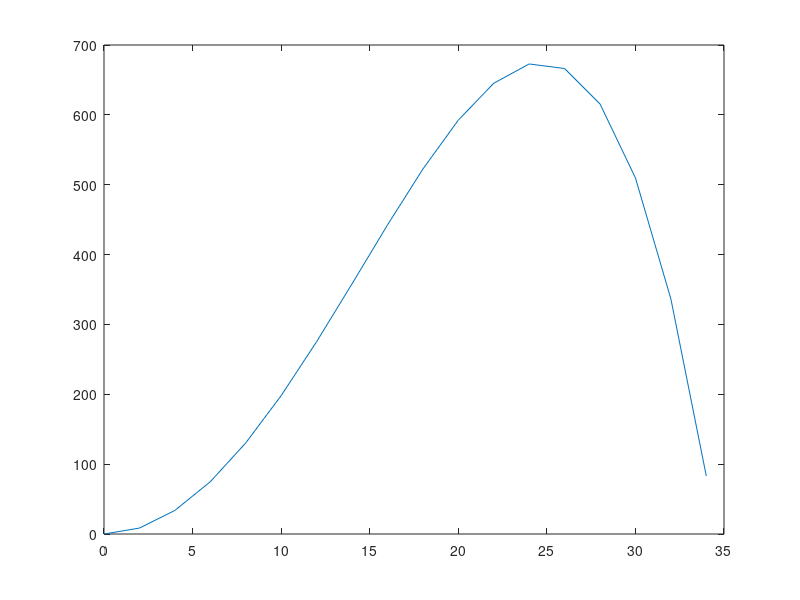

This chart was generated by the following MATLAB code:
% abs(a-sin(pi)) < 1e-14 -> return 0 or 1
% indx=find(vec<=0) -> position of the number
% indx=find(vec>0 & vec<60)

clear, clc, close all

t=[0:2:100];
ht=2.13.*t.^2-0.0013.*t.^4-0.000034.*t.^4.751;
plot(t(1:19),ht(1:19));
indx=find(ht>18 & ht<19);
%t(18) = 34s
%indx=find(ht>18)
%t(index(end))

%the meximum height of the rocket
[num,pos]=max(ht); %height
t(pos); %time, do not hard coding

plot(t(1:18),ht(1:18))
%indx=find(ht>=0)
%Time=t(index)
%plot(Time,ht(index))
